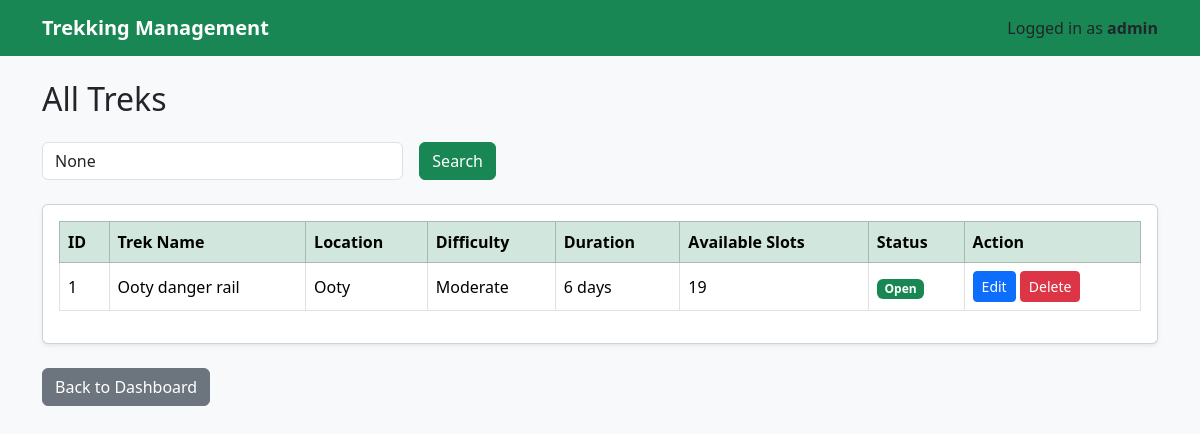
The app's page /view_treks (signed in) with its own data.
### models.py (models this page shows)
class Trek(db.Model):
    id = db.Column(db.Integer, primary_key=True)
    trek_name = db.Column(db.String(100), nullable=False)
    location = db.Column(db.String(100), nullable=False)
    difficulty = db.Column(db.String(20), nullable=False)
    duration = db.Column(db.String(30), nullable=False)
    available_slots = db.Column(db.Integer, nullable=False)
    assigned_staff = db.Column(db.Integer)
    status = db.Column(db.String(20), default="Open")
    description = db.Column(db.String(300))
    bookings = db.relationship("Booking", backref="trek", lazy=True)

### app.py (the view)
@app.route("/view_treks")
def view_treks():
    if "user_id" not in session or session["role"] != "admin":
        return redirect("/login")
    search = request.args.get("search")
    if search:
        treks = Trek.query.filter(
            Trek.trek_name.ilike(f"%{search}%")
        ).all()
    else:
        treks = Trek.query.all()
    return render_template(
        "view_treks.html",
        treks=treks,
        search=search
    )

### templates/view_treks.html (shortened to what this page needs)
{% extends "base.html" %}
{% block content %}
<h2 class="mb-4">All Treks</h2>
<form method="GET" class="row g-3 mb-4">
    <div class="col-md-4">
        <input
            type="text"
            name="search"
            class="form-control"
            placeholder="Search Trek Name"
            value="{{ search }}">
    </div>
    <div class="col-auto">
        <button
            type="submit"
            class="btn btn-success">
            Search
        </button>
    </div>
</form>
<div class="card shadow-sm">
    <div class="card-body">
        <div class="table-responsive">
            <table class="table table-bordered table-hover align-middle">
                <thead class="table-success">
                    <tr>
                        <th>ID</th>
                        <th>Trek Name</th>
                        <th>Location</th>
                        <th>Difficulty</th>
                        <th>Duration</th>
                        <th>Available Slots</th>
                        <th>Status</th>
                        <th>Action</th>
                    </tr>
                </thead>
                <tbody>
                {% for trek in treks %}
                <tr>
                    <td>{{ trek.id }}</td>
                    <td>{{ trek.trek_name }}</td>
                    <td>{{ trek.location }}</td>
                    <td>{{ trek.difficulty }}</td>
                    <td>{{ trek.duration }}</td>
                    <td>{{ trek.available_slots }}</td>
                    <td>
                        {% if trek.status == "Open" %}
                            <span class="badge bg-success">
                                Open
                            </span>
                        {% else %}
                            <span class="badge bg-danger">
                                Closed
                            </span>
                        {% endif %}
                    </td>
                    <td>
                        <a
                            href="/edit_trek/{{ trek.id }}"
                            class="btn btn-primary btn-sm">
                            Edit
                        </a>
                        <a
                            href="/delete_trek/{{ trek.id }}"
                            class="btn btn-danger btn-sm"
                            onclick="return confirm('Are you sure you want to delete this trek?')">
                            Delete
                        </a>
                    </td>
                </tr>
                {% endfor %}
                </tbody>
            </table>
        </div>
    </div>
</div>
<br>
<a href="/admin" class="btn btn-secondary">
    Back to Dashboard
</a>
{% endblock %}

### records on screen
Trek: id "1", trek_name "Ooty danger rail", location "Ooty", difficulty "Moderate", duration "6 days", available_slots "19", status "Open"

### other values on screen
{{ session["username"] }} "admin"
